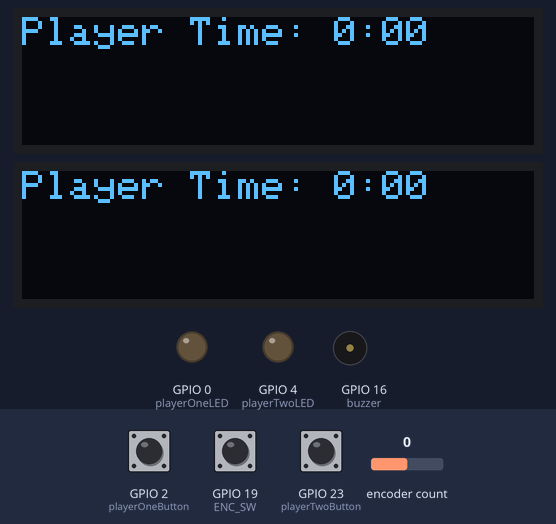
Bench run of a program on a simulated ESP32. Parts: 2 × 128×32 one-colour display, output pins drawn as LEDs (lit = HIGH), buzzer (waves = sounding). The test bench sets the inputs (shaded band); at power-on: encoder count 0, GPIO 19 (ENC_SW) HIGH, GPIO 2 (playerOneButton) HIGH, GPIO 23 (playerTwoButton) HIGH. What the program prints to the serial monitor is not drawn.

Above: at 1.2 s.
1.3 s: encoder count set to 1
At 2.3 s:
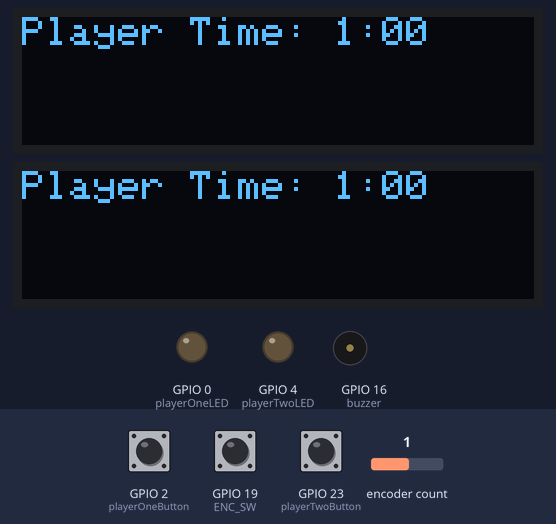
2.8 s: GPIO 19 (ENC_SW) pulled LOW for 0.15 s
At 3.7 s:
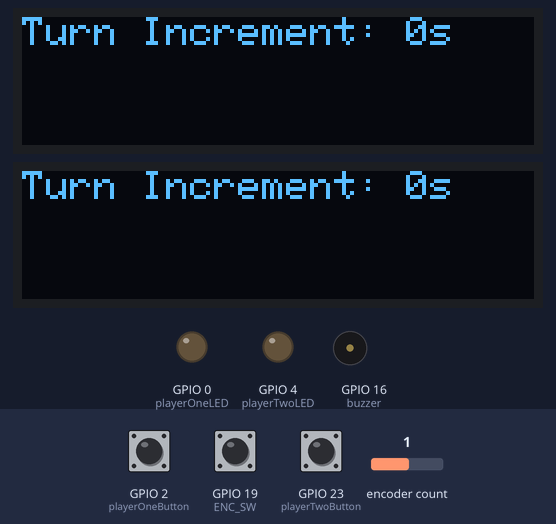
4.5 s: encoder count set to 2
At 5.5 s:
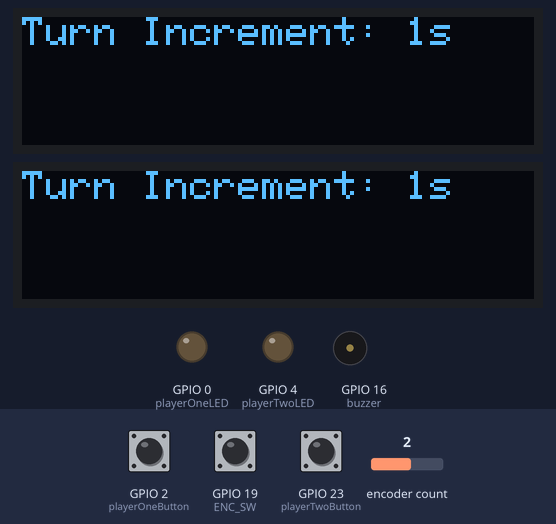
6.0 s: GPIO 19 (ENC_SW) pulled LOW for 1 s
At 8.1 s:
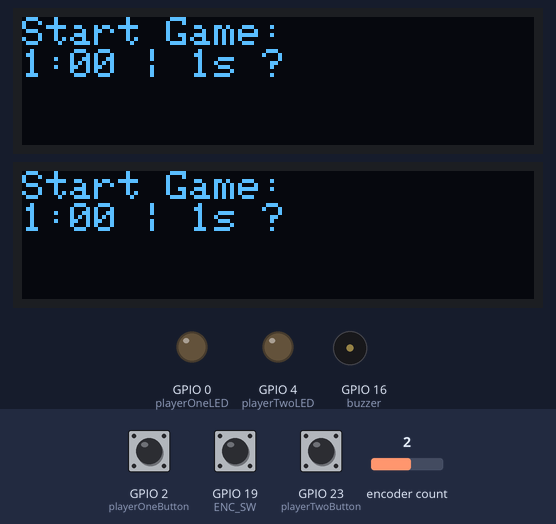
8.5 s: GPIO 19 (ENC_SW) pulled LOW for 0.15 s
At 9.3 s:
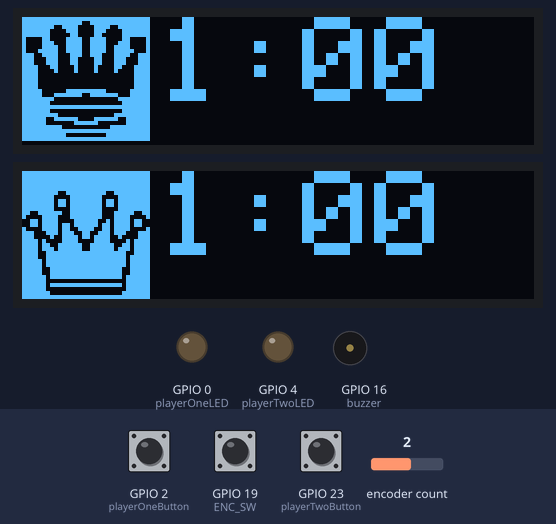
Timing chart, 0 to 11.2 s (numbered marks = the images above; inputs shaded):
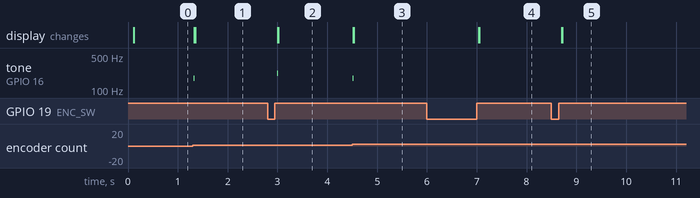

The program:

main.cpp
```cpp
#include <Arduino.h>
#include <Wire.h>
#include <Adafruit_SSD1306.h>
#include <Adafruit_GFX.h>
#include <pitches.h>
#include <ESP32Encoder.h>
#include <OneButton.h>


#define SCREEN_WIDTH 128
#define SCREEN_HEIGHT 32

#define SDA_1 21
#define SCL_1 22

#define SDA_2 33
#define SCL_2 32

#define playerOneButton 2
#define playerTwoButton 23

#define OLED_RESET -1

#define DEF_ADDR = 0x3c

#define playerTwoLED 4
#define playerOneLED 0

#define ENC_CLK 5
#define ENC_DT 18
#define ENC_SW 19

const unsigned char blackBMP [] PROGMEM = {
	0xff, 0xff, 0xff, 0xff, 0xff, 0xfe, 0x7f, 0xff, 0xff, 0x3c, 0x3c, 0xff, 0xfe, 0x1c, 0x38, 0x7f,
	0xfe, 0x0c, 0x30, 0x7f, 0x86, 0x1e, 0x78, 0x61, 0x87, 0x1e, 0x78, 0xe1, 0x87, 0x9e, 0x79, 0xe1,
	0x8f, 0x9e, 0x79, 0xf1, 0xe7, 0x8e, 0x71, 0xe7, 0xe3, 0x8c, 0x31, 0xc7, 0xe3, 0x8c, 0x31, 0xc7,
	0xf1, 0x84, 0x21, 0x8f, 0xf0, 0x84, 0x21, 0x0f, 0xf0, 0x00, 0x00, 0x0f, 0xf0, 0x00, 0x00, 0x0f,
	0xf0, 0x00, 0x00, 0x0f, 0xf0, 0x00, 0x00, 0x0f, 0xf8, 0x1f, 0xf8, 0x1f, 0xf8, 0xfe, 0x7f, 0x1f,
	0xff, 0x00, 0x00, 0xff, 0xfe, 0x00, 0x00, 0x7f, 0xff, 0xff, 0xff, 0xff, 0xfe, 0x00, 0x00, 0x7f,
	0xff, 0x80, 0x01, 0xff, 0xfc, 0xfc, 0x3f, 0x3f, 0xfc, 0x07, 0xe0, 0x3f, 0xff, 0xc0, 0x03, 0xff,
	0xff, 0xff, 0xff, 0xff, 0xff, 0xe0, 0x07, 0xff, 0xff, 0xff, 0xff, 0xff, 0x00, 0x00, 0x00, 0x00,
	0x00, 0x00, 0x00, 0x00
};

const unsigned char whiteBMP [] PROGMEM = {
	0xff, 0xff, 0xff, 0xff, 0xff, 0xff, 0xff, 0xff, 0xff, 0xff, 0xff, 0xff, 0xff, 0xff, 0xff, 0xff,
	0xff, 0xff, 0xff, 0xff, 0xff, 0x9f, 0xf9, 0xff, 0xff, 0x0f, 0xf0, 0xff, 0xff, 0x6f, 0xf6, 0xff,
	0xff, 0x6f, 0xf6, 0xff, 0xff, 0x0f, 0xf0, 0xff, 0xcf, 0xcf, 0xf1, 0xf3, 0x87, 0x8f, 0xf1, 0xe1,
	0x37, 0x87, 0xe5, 0xec, 0x37, 0xb7, 0xed, 0xec, 0x87, 0xb3, 0xcd, 0xe1, 0xe3, 0xb9, 0x9d, 0xc7,
	0xe1, 0x3d, 0xbc, 0x87, 0xf4, 0x3c, 0x3c, 0x2f, 0xf6, 0x7e, 0x7e, 0x6f, 0xf7, 0x7e, 0x7e, 0xef,
	0xf3, 0xff, 0xff, 0xcf, 0xf3, 0xff, 0xff, 0xdf, 0xfb, 0xff, 0xff, 0xdf, 0xfb, 0xff, 0xff, 0xdf,
	0xf9, 0xff, 0xff, 0x9f, 0xf9, 0xff, 0xff, 0x9f, 0xfd, 0xff, 0xff, 0xbf, 0xfc, 0x00, 0x00, 0x3f,
	0xfd, 0xff, 0xff, 0xbf, 0xfc, 0x00, 0x00, 0x3f, 0xfe, 0x00, 0x00, 0x7f, 0xff, 0xff, 0xff, 0xff
};

int buzzer = 16;
int last, value;

int menuitem = 1;
int frame = 1;
int page = 1;
int lastMenuItem = 1;

int playerTime;
int playerIncrement;

ESP32Encoder encoder;
Adafruit_SSD1306 displayOne(SCREEN_WIDTH, SCREEN_HEIGHT, &Wire, OLED_RESET);
Adafruit_SSD1306 displayTwo(SCREEN_WIDTH, SCREEN_HEIGHT, &Wire1, OLED_RESET);


void printToScreenOne(String);
void printToScreenTwo(String);
void p1btnClicked();
void p2btnClicked();
void setupGame();
void runGame();
void drawP1Time(int);
void drawP2Time(int);

int p1last = HIGH;
int p1Current;

int p2last = HIGH;
int p2Current;

int encLast = HIGH;
int encCurrent;

void setup() {
  Serial.begin(9600);
  Serial.println("ESP On");

  pinMode(playerOneLED, OUTPUT);
  pinMode(playerTwoLED, OUTPUT);

  Wire.begin();
  Wire1.begin(SDA_2, SCL_2);

  displayOne.begin(SSD1306_SWITCHCAPVCC, 0x3c);
  displayTwo.begin(SSD1306_SWITCHCAPVCC, 0x3c);

  displayOne.clearDisplay();
  displayOne.setTextSize(1);
  displayOne.setTextColor(WHITE);
  displayTwo.clearDisplay();
  displayTwo.setTextSize(1);
  displayTwo.setTextColor(WHITE);
  displayTwo.setRotation(2);
  displayOne.setRotation(2);

  Serial.println("displays online");

  printToScreenOne("Display One");
  printToScreenTwo("Display Two");

  encoder.attachHalfQuad(ENC_DT, ENC_CLK);
  encoder.setCount(0);
  last = encoder.getCount();

  //btn setup
  pinMode(playerOneButton, INPUT_PULLUP);
  pinMode(playerTwoButton, INPUT_PULLUP);
  pinMode(ENC_SW, INPUT_PULLUP);

}

void loop() {

  setupGame();

}


void printToScreenOne(String out){
  displayOne.clearDisplay();
  displayOne.setCursor(0,0);
  displayOne.print(out);
  displayOne.display();
}

void printToScreenTwo(String out){
  displayTwo.clearDisplay();
  displayTwo.setCursor(0,0);
  displayTwo.print(out);
  displayTwo.display();
}

void printToBoth(String out){
  displayOne.clearDisplay();
  displayOne.setCursor(0,0);
  displayOne.print(out);
  displayTwo.clearDisplay();
  displayTwo.setCursor(0,0);
  displayTwo.print(out);
  displayOne.display();
  displayTwo.display();
}

void p1btnClicked(){
  printToScreenOne("p1 clicked!");
}
void p2btnClicked(){
 printToScreenOne("p2 clicked!");
}

void setupGame(){
  bool setupFinished = false;
  encoder.setCount(0);
  long lastCount = encoder.getCount();
  long currentCount;

  int currentMins = 0;

  while(!setupFinished){
    //setup time interval for players (total play time)
    encCurrent = digitalRead(ENC_SW);
    currentCount = encoder.getCount();

    if(currentCount > lastCount){
      currentMins++;
      tone(buzzer, NOTE_F3, 10);
    }else if (currentCount < lastCount)
    {
      currentMins--;
      tone(buzzer, NOTE_A3, 10);
    }else if(encLast == LOW && encCurrent == HIGH){
      setupFinished = true;
    }

    if(currentMins <= 0){
      currentMins = 0;
      currentCount = 0;
    }
    encLast = encCurrent;
    lastCount = currentCount;
    printToBoth("Player Time: " + String(currentMins) + ":00");
    // tone(buzzer, NOTE_A3, 10);
  }

  playerTime = currentMins;
  setupFinished = false;
  int currentIncrement = 0;
  encoder.setCount(0);
  currentCount = 0;

  while(!setupFinished){
    //setup time increment per turn
    encCurrent = digitalRead(ENC_SW);
    currentCount = encoder.getCount();

    if(currentCount > lastCount){
      currentIncrement++;
      tone(buzzer, NOTE_F3, 10);
    }else if (currentCount < lastCount)
    {
      currentIncrement--;
      tone(buzzer, NOTE_A3, 10);
    }else if(encLast == LOW && encCurrent == HIGH){
      setupFinished = true;
    }

    if(currentIncrement <= 0){
      currentIncrement = 0;
      currentCount = 0;
    }
    encLast = encCurrent;
    lastCount = currentCount;

    printToBoth("Turn Increment: " + String(currentIncrement) + "s");
  }
  playerIncrement = currentIncrement;
  setupFinished = false;
  while (!setupFinished)
  {
    //confirm game
    encCurrent = digitalRead(ENC_SW);
    printToBoth("Start Game: \n" + String(playerTime) + ":00 | " + String(playerIncrement) + "s ?");

    if(encLast == LOW && encCurrent == HIGH){
      setupFinished = true;
    }

    encLast = encCurrent;
  }

  runGame();

}

void runGame(){
  int p1Time = playerTime * 60;
  int p2Time = playerTime * 60;
  bool gameOver = false;
  bool gameStart = false;
  bool p1Turn = false;
  bool p2Turn = false;
  unsigned long lastUpdateTime = 0;

  displayOne.setTextSize(3);
  displayTwo.setTextSize(3);

  //idle wait for turn start
  while(!gameStart){
    p1Current = digitalRead(playerOneButton);
    p2Current = digitalRead(playerTwoButton);

    drawP1Time(p1Time);
    drawP2Time(p2Time);

    if(p1last == LOW && p1Current == HIGH){
      tone(buzzer, NOTE_F3, 10);
      p2Turn = true;
      gameStart = true;
    }

    if(p2last == LOW && p2Current == HIGH){
      tone(buzzer, NOTE_F3, 10);
      p1Turn = true;
      gameStart = true;
    }

    p1last = p1Current;
    p2last = p2Current;
  }

  while(!gameOver){
    //actual clock logic
    //TODO: add logic for game end

    if(p1Turn){

      digitalWrite(playerOneLED, HIGH);

      while(1){
        p1Current = digitalRead(playerOneButton);
        if(millis() - lastUpdateTime >= 1000){
          p1Time--;
          drawP1Time(p1Time);
          lastUpdateTime = millis();
        }
        if(p1last == LOW && p1Current == HIGH){
          tone(buzzer, NOTE_F3, 10);
          p2Turn = true;
          p1Turn = false;
          digitalWrite(playerOneLED, LOW);
          p1last = HIGH;
          p1Time += playerIncrement;
          drawP1Time(p1Time);
          break;
        }
        p1last = p1Current;
      }
    }

    if(p2Turn){

      digitalWrite(playerTwoLED, HIGH);

      while(1){
        p2Current = digitalRead(playerTwoButton);
        if(millis() - lastUpdateTime >= 1000){
          p2Time--;
          drawP2Time(p2Time);
          lastUpdateTime = millis();
        }
        if(p2last == LOW && p2Current == HIGH){
          tone(buzzer, NOTE_F3, 10);
          p2Turn = false;
          p1Turn = true;
          p2last = HIGH;
          p2Time += playerIncrement;
          digitalWrite(playerTwoLED, LOW);
          drawP2Time(p2Time);
          break;
        }
        p2last = p2Current;
      }
    }
  }
}

void drawP1Time(int time){
  displayOne.clearDisplay();
  displayOne.setCursor(0,0);

  int mins = time / 60;
  int sec = time - (mins * 60);

  displayOne.drawBitmap(0, 0, blackBMP, 32, 32, WHITE);
  displayOne.setCursor(34,0);

  if(sec >= 10){
      displayOne.print(String(mins) + ":" + String(sec));
    }else{
      displayOne.print(String(mins) + ":0" + String(sec));
    }

  displayOne.display();

  // printToScreenOne(String(mins) + ":" + String(sec));
}

void drawP2Time(int time){

  displayTwo.clearDisplay();
  displayTwo.setCursor(0,0);

  int mins = time / 60;
  int sec = time - (mins * 60);

  displayTwo.drawBitmap(0, 0, whiteBMP, 32, 32, WHITE);
  displayTwo.setCursor(34,0);

  if(sec >= 10){
    displayTwo.print(String(mins) + ":" + String(sec));
  }else{
    displayTwo.print(String(mins) + ":0" + String(sec));
  }

  displayTwo.display();

  // printToScreenOne(String(mins) + ":" + String(sec));
}
```

pitches.h
```cpp
#define NOTE_B0  31
#define NOTE_C1  33
#define NOTE_CS1 35
#define NOTE_D1  37
#define NOTE_DS1 39
#define NOTE_E1  41
#define NOTE_F1  44
#define NOTE_FS1 46
#define NOTE_G1  49
#define NOTE_GS1 52
#define NOTE_A1  55
#define NOTE_AS1 58
#define NOTE_B1  62
#define NOTE_C2  65
#define NOTE_CS2 69
#define NOTE_D2  73
#define NOTE_DS2 78
#define NOTE_E2  82
#define NOTE_F2  87
#define NOTE_FS2 93
#define NOTE_G2  98
#define NOTE_GS2 104
#define NOTE_A2  110
#define NOTE_AS2 117
#define NOTE_B2  123
#define NOTE_C3  131
#define NOTE_CS3 139
#define NOTE_D3  147
#define NOTE_DS3 156
#define NOTE_E3  165
#define NOTE_F3  175
#define NOTE_FS3 185
#define NOTE_G3  196
#define NOTE_GS3 208
#define NOTE_A3  220
#define NOTE_AS3 233
#define NOTE_B3  247
#define NOTE_C4  262
#define NOTE_CS4 277
#define NOTE_D4  294
#define NOTE_DS4 311
#define NOTE_E4  330
#define NOTE_F4  349
#define NOTE_FS4 370
#define NOTE_G4  392
#define NOTE_GS4 415
#define NOTE_A4  440
#define NOTE_AS4 466
#define NOTE_B4  494
#define NOTE_C5  523
#define NOTE_CS5 554
#define NOTE_D5  587
#define NOTE_DS5 622
#define NOTE_E5  659
#define NOTE_F5  698
#define NOTE_FS5 740
#define NOTE_G5  784
#define NOTE_GS5 831
#define NOTE_A5  880
#define NOTE_AS5 932
#define NOTE_B5  988
#define NOTE_C6  1047
#define NOTE_CS6 1109
#define NOTE_D6  1175
#define NOTE_DS6 1245
#define NOTE_E6  1319
#define NOTE_F6  1397
#define NOTE_FS6 1480
#define NOTE_G6  1568
#define NOTE_GS6 1661
#define NOTE_A6  1760
#define NOTE_AS6 1865
#define NOTE_B6  1976
#define NOTE_C7  2093
#define NOTE_CS7 2217
#define NOTE_D7  2349
#define NOTE_DS7 2489
#define NOTE_E7  2637
#define NOTE_F7  2794
#define NOTE_FS7 2960
#define NOTE_G7  3136
#define NOTE_GS7 3322
#define NOTE_A7  3520
#define NOTE_AS7 3729
#define NOTE_B7  3951
#define NOTE_C8  4186
#define NOTE_CS8 4435
#define NOTE_D8  4699
#define NOTE_DS8 4978
#define REST      0
```

Measured:
- after the input at 1.3 s, tone on GPIO 16 (buzzer): silent → 175 Hz at once, → silent 0.01 s later; the display: first changes at once (image 1 shows a later state)
- after the input at 2.8 s, tone on GPIO 16 (buzzer): silent → 220 Hz after 0.19 s, → silent 0.01 s later; the display: first changes after 0.20 s (image 2 shows a later state)
- after the input at 4.5 s, tone on GPIO 16 (buzzer): silent → 175 Hz at once, → silent 0.01 s later; the display: first changes at once (image 3 shows a later state)
- after the input at 6.0 s, the display: first changes after 1.0 s (image 4 shows a later state)
- after the input at 8.5 s, the display: first changes after 0.21 s (image 5 shows a later state)
